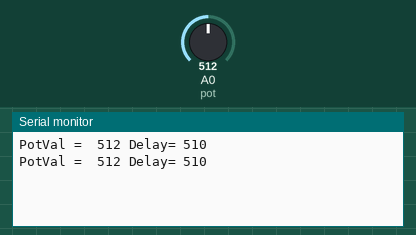
Simulated run of this sketch. Board: Arduino Uno, built with avr-gcc and run on an emulated ATmega328P. Shown: the last lines printed to the serial monitor. The inputs (shaded band) are chosen by the test bench; at power-on: A0 (pot) = 512.

Above: at 1.8 s.
1.9 s: A0 (pot) set to 1023
At 3.2 s:
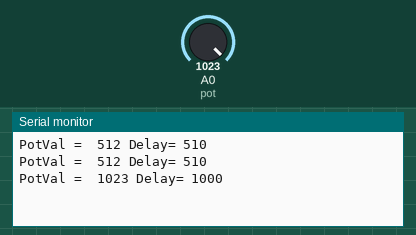
6.0 s: A0 (pot) set to 122
At 6.23 s:
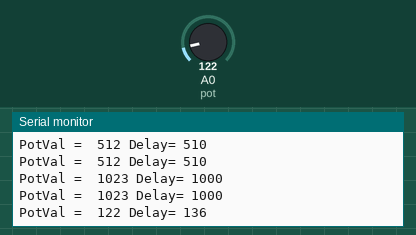
Timing chart, 0 to 9.0 s (numbered marks = the images above; inputs shaded):
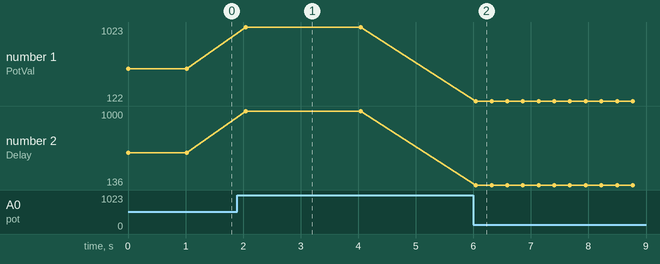

Measured:
- after the input at 1.9 s, the serial monitor: prints a new line after 0.14 s (image 1)
- after the input at 6.0 s, the serial monitor: prints a new line at once (image 2)
- plotted number 1: 512 → 1023 after the input at 1.9 s, 1023 → 122 after the input at 6.0 s
- plotted number 2: 510 → 1000 after the input at 1.9 s, 1000 → 136 after the input at 6.0 s

The sketch:

HHO_SSR_delay.ino
```cpp
int pot= A0;
int delayVal = 0;
int mapVal = 20;
int s1 = 4;

void setup() {
  // put your setup code here, to run once:
  Serial.begin(9600);
  pinMode(s1, OUTPUT);
}

void loop() {
  delayVal = analogRead(pot);
  mapVal = map(delayVal, 0, 1023, 20 , 1000);
  Serial.print("PotVal = ");
  Serial.print(" ");
  Serial.print(delayVal);
  Serial.print(" Delay= ");
  Serial.println(mapVal);
  digitalWrite(s1, HIGH);
  delay(mapVal);
  digitalWrite(s1, LOW);
  delay(mapVal);
}
```
